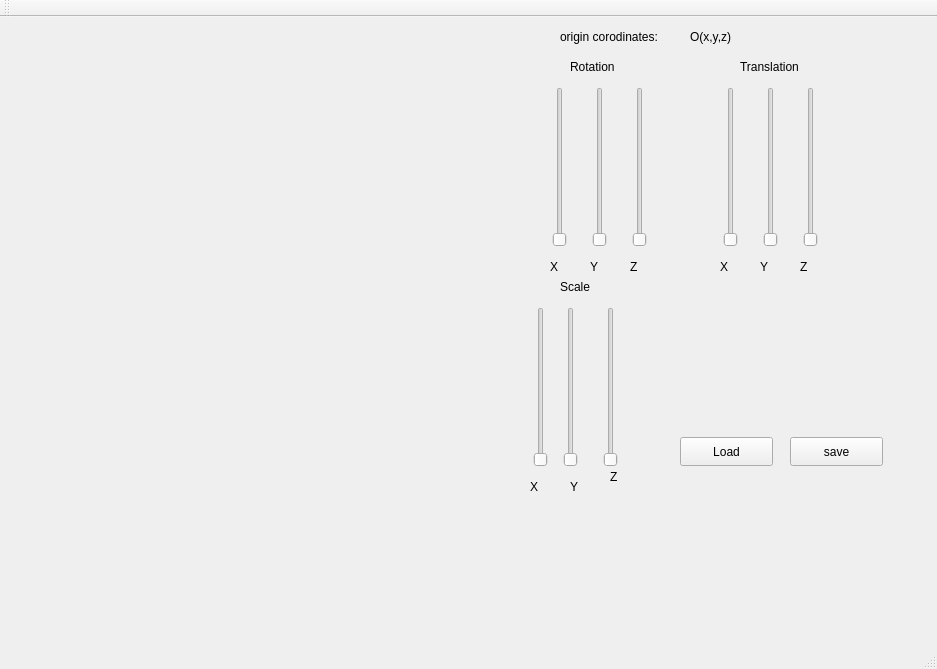
<?xml version="1.0" encoding="UTF-8"?>
<ui version="4.0">
 <class>MainWindow</class>
 <widget class="QMainWindow" name="MainWindow">
  <property name="geometry">
   <rect>
    <x>0</x>
    <y>0</y>
    <width>937</width>
    <height>669</height>
   </rect>
  </property>
  <property name="windowTitle">
   <string>MainWindow</string>
  </property>
  <widget class="QWidget" name="centralWidget">
   <widget class="miWidget" name="widget" native="true">
    <property name="geometry">
     <rect>
      <x>10</x>
      <y>10</y>
      <width>481</width>
      <height>461</height>
     </rect>
    </property>
   </widget>
   <widget class="QSlider" name="rotationSliderX">
    <property name="geometry">
     <rect>
      <x>550</x>
      <y>70</y>
      <width>19</width>
      <height>160</height>
     </rect>
    </property>
    <property name="maximum">
     <number>360</number>
    </property>
    <property name="orientation">
     <enum>Qt::Orientation::Vertical</enum>
    </property>
   </widget>
   <widget class="QSlider" name="rotationSliderY">
    <property name="geometry">
     <rect>
      <x>590</x>
      <y>70</y>
      <width>19</width>
      <height>160</height>
     </rect>
    </property>
    <property name="maximum">
     <number>360</number>
    </property>
    <property name="orientation">
     <enum>Qt::Orientation::Vertical</enum>
    </property>
   </widget>
   <widget class="QSlider" name="rotationSliderZ">
    <property name="geometry">
     <rect>
      <x>630</x>
      <y>70</y>
      <width>19</width>
      <height>160</height>
     </rect>
    </property>
    <property name="orientation">
     <enum>Qt::Orientation::Vertical</enum>
    </property>
   </widget>
   <widget class="QLabel" name="label">
    <property name="geometry">
     <rect>
      <x>560</x>
      <y>10</y>
      <width>121</width>
      <height>20</height>
     </rect>
    </property>
    <property name="text">
     <string>origin corodinates: </string>
    </property>
   </widget>
   <widget class="QLabel" name="coordinatesLabel">
    <property name="geometry">
     <rect>
      <x>690</x>
      <y>10</y>
      <width>191</width>
      <height>20</height>
     </rect>
    </property>
    <property name="text">
     <string>O(x,y,z)</string>
    </property>
   </widget>
   <widget class="QLabel" name="label_3">
    <property name="geometry">
     <rect>
      <x>550</x>
      <y>240</y>
      <width>21</width>
      <height>20</height>
     </rect>
    </property>
    <property name="text">
     <string>X</string>
    </property>
   </widget>
   <widget class="QLabel" name="label_4">
    <property name="geometry">
     <rect>
      <x>590</x>
      <y>240</y>
      <width>21</width>
      <height>20</height>
     </rect>
    </property>
    <property name="text">
     <string>Y</string>
    </property>
   </widget>
   <widget class="QLabel" name="label_5">
    <property name="geometry">
     <rect>
      <x>630</x>
      <y>240</y>
      <width>16</width>
      <height>20</height>
     </rect>
    </property>
    <property name="text">
     <string>Z</string>
    </property>
   </widget>
   <widget class="QLabel" name="label_6">
    <property name="geometry">
     <rect>
      <x>570</x>
      <y>40</y>
      <width>62</width>
      <height>20</height>
     </rect>
    </property>
    <property name="text">
     <string>Rotation</string>
    </property>
   </widget>
   <widget class="QLabel" name="label_7">
    <property name="geometry">
     <rect>
      <x>740</x>
      <y>40</y>
      <width>81</width>
      <height>20</height>
     </rect>
    </property>
    <property name="text">
     <string>Translation</string>
    </property>
   </widget>
   <widget class="QSlider" name="translationSliderX">
    <property name="geometry">
     <rect>
      <x>720</x>
      <y>70</y>
      <width>22</width>
      <height>160</height>
     </rect>
    </property>
    <property name="orientation">
     <enum>Qt::Orientation::Vertical</enum>
    </property>
   </widget>
   <widget class="QSlider" name="translationSliderY">
    <property name="geometry">
     <rect>
      <x>760</x>
      <y>70</y>
      <width>22</width>
      <height>160</height>
     </rect>
    </property>
    <property name="orientation">
     <enum>Qt::Orientation::Vertical</enum>
    </property>
   </widget>
   <widget class="QSlider" name="translationSliderZ">
    <property name="geometry">
     <rect>
      <x>800</x>
      <y>70</y>
      <width>22</width>
      <height>160</height>
     </rect>
    </property>
    <property name="orientation">
     <enum>Qt::Orientation::Vertical</enum>
    </property>
   </widget>
   <widget class="QLabel" name="label_8">
    <property name="geometry">
     <rect>
      <x>720</x>
      <y>240</y>
      <width>21</width>
      <height>20</height>
     </rect>
    </property>
    <property name="text">
     <string>X</string>
    </property>
   </widget>
   <widget class="QLabel" name="label_9">
    <property name="geometry">
     <rect>
      <x>760</x>
      <y>240</y>
      <width>21</width>
      <height>20</height>
     </rect>
    </property>
    <property name="text">
     <string>Y</string>
    </property>
   </widget>
   <widget class="QLabel" name="label_10">
    <property name="geometry">
     <rect>
      <x>800</x>
      <y>240</y>
      <width>21</width>
      <height>20</height>
     </rect>
    </property>
    <property name="text">
     <string>Z</string>
    </property>
   </widget>
   <widget class="QSlider" name="scaleSliderX">
    <property name="geometry">
     <rect>
      <x>530</x>
      <y>290</y>
      <width>22</width>
      <height>160</height>
     </rect>
    </property>
    <property name="orientation">
     <enum>Qt::Orientation::Vertical</enum>
    </property>
   </widget>
   <widget class="QLabel" name="label_11">
    <property name="geometry">
     <rect>
      <x>570</x>
      <y>460</y>
      <width>21</width>
      <height>20</height>
     </rect>
    </property>
    <property name="text">
     <string>Y</string>
    </property>
   </widget>
   <widget class="QLabel" name="label_12">
    <property name="geometry">
     <rect>
      <x>530</x>
      <y>460</y>
      <width>21</width>
      <height>20</height>
     </rect>
    </property>
    <property name="text">
     <string>X</string>
    </property>
   </widget>
   <widget class="QSlider" name="scaleSliderY">
    <property name="geometry">
     <rect>
      <x>560</x>
      <y>290</y>
      <width>22</width>
      <height>160</height>
     </rect>
    </property>
    <property name="orientation">
     <enum>Qt::Orientation::Vertical</enum>
    </property>
   </widget>
   <widget class="QLabel" name="label_13">
    <property name="geometry">
     <rect>
      <x>610</x>
      <y>450</y>
      <width>21</width>
      <height>20</height>
     </rect>
    </property>
    <property name="text">
     <string>Z</string>
    </property>
   </widget>
   <widget class="QSlider" name="scaleSliderZ">
    <property name="geometry">
     <rect>
      <x>600</x>
      <y>290</y>
      <width>22</width>
      <height>160</height>
     </rect>
    </property>
    <property name="orientation">
     <enum>Qt::Orientation::Vertical</enum>
    </property>
   </widget>
   <widget class="QLabel" name="label_14">
    <property name="geometry">
     <rect>
      <x>560</x>
      <y>260</y>
      <width>81</width>
      <height>20</height>
     </rect>
    </property>
    <property name="text">
     <string>Scale</string>
    </property>
   </widget>
   <widget class="QPushButton" name="loadbtn">
    <property name="geometry">
     <rect>
      <x>680</x>
      <y>420</y>
      <width>93</width>
      <height>29</height>
     </rect>
    </property>
    <property name="text">
     <string>Load</string>
    </property>
   </widget>
   <widget class="QPushButton" name="savebtn">
    <property name="geometry">
     <rect>
      <x>790</x>
      <y>420</y>
      <width>93</width>
      <height>29</height>
     </rect>
    </property>
    <property name="text">
     <string>save</string>
    </property>
   </widget>
  </widget>
  <widget class="QMenuBar" name="menuBar">
   <property name="geometry">
    <rect>
     <x>0</x>
     <y>0</y>
     <width>937</width>
     <height>26</height>
    </rect>
   </property>
  </widget>
  <widget class="QToolBar" name="mainToolBar">
   <attribute name="toolBarArea">
    <enum>TopToolBarArea</enum>
   </attribute>
   <attribute name="toolBarBreak">
    <bool>false</bool>
   </attribute>
  </widget>
  <widget class="QStatusBar" name="statusBar"/>
 </widget>
 <layoutdefault spacing="6" margin="11"/>
 <customwidgets>
  <customwidget>
   <class>miWidget</class>
   <extends>QWidget</extends>
   <header location="global">miwidget.h</header>
   <container>1</container>
  </customwidget>
 </customwidgets>
 <resources/>
 <connections/>
</ui>
